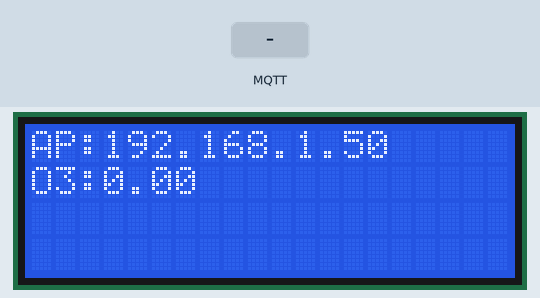
Simulated run of this sketch. Board: ESP32. On the bench: 20×4 character LCD. The inputs (shaded band) are chosen by the test bench. WiFi joins after 1.5 s; servers stay silent unless stated; no MQTT or app messages arrive unless stated; what the sketch prints to the serial monitor is not drawn.

Above: at 6.6 s.
6.7 s: MQTT message "on" arrives on the first subscribed topic
8.2 s: MQTT message "off" arrives on the first subscribed topic
At 10.7 s:
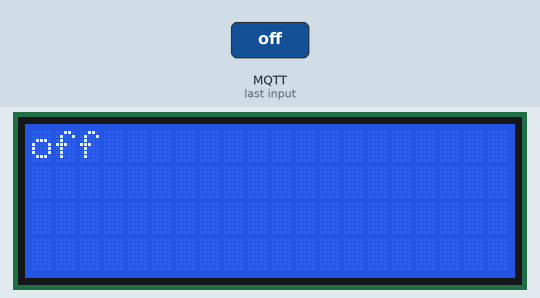
11.2 s: MQTT message "1" arrives on the first subscribed topic
Timing chart, 0 to 14.2 s (numbered marks = the images above; inputs shaded):
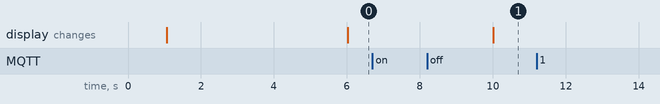

The sketch:

esp32_MQTT.ino
```cpp
#include <WiFi.h>//Wifi
#include <PubSubClient.h>//Arduino Client for MQTT
#include <LiquidCrystal_I2C.h>//LCD
LiquidCrystal_I2C lcd(0x27, 20, 4);//address, 20columns, 4rows

const char* ssid = "labin2.4";//Wi-Fi to access ID
const char* password = "12341234aa";//Wi-Fi to access PW
const char* mqtt_server = "192.168.0.23";//MQTT server address
const char* board_num = "esp32_002";//board number, If use multiple board, set the name differently ex)"esp32_002"
const char* board_num_topic = "esp32_002/output";//Node-RED -> esp32 board Topic
const char* board_num_O3 = "esp32_002/O3";//esp32 -> Node-RED Topic
byte command[] = {0xFF, 0x01, 0x78, 0x04, 0x00, 0x00, 0x00, 0x00, 0x83};//Q&A mode command
byte QnA[] = {0xFF, 0x01, 0x86, 0x00, 0x00, 0x00, 0x00, 0x00, 0x79};//Q&A send command
byte readBuffer[9] = {};//Array of received data
float O3;//O3 Value
String messageO3 = "on";//char "message" -> string "messageO3" variable
long lastMsg = 0;//시간저장용
IPAddress IP;//IP Address

unsigned char FucCheckSum(unsigned char *i, unsigned char ln)//O3 sensor checksum function
{
  unsigned char j, tempq = 0;
  i += 1;
  for (j = 0; j < (ln - 2); j++) {
    tempq += *i;
    i++;
  }
  tempq = (~tempq) + 1;
  return (tempq);
}

WiFiClient espClient;//client library
PubSubClient client(espClient);//Create initialized client instance
void setup() {
  Serial.begin(115200);//Serial speed 115200
  Serial2.begin(9600, SERIAL_8N1, 15, 13);//Communication with the ozone sensor, Serial2 speed9600, mode, RX, TX
  Serial2.write(command, sizeof(command));//QnA mode command send
  Serial2.readBytes(readBuffer, sizeof(readBuffer));//Receive QnA set data

  lcd.init();//LCD initialize
  lcd.backlight();//LCD backlight on

  setup_wifi(); //Connect to wifi
  client.setServer(mqtt_server, 1883);//MQTT server address, port num
  client.setCallback(callback);//message callback function called when a message arrives for a subscription created by this client
}

void setup_wifi() {//Wifi connection function
  WiFi.begin(ssid, password);//ID, PW
  while (WiFi.status() != WL_CONNECTED) {//Repeat until Wi-Fi is connected
    delay(500); Serial.println("Not connected");
  }
  Serial.print("WiFi connected IP : "); Serial.println(WiFi.localIP());//Wifi address print
  IP = WiFi.localIP();//Get wifi address
}

void callback(char* topic, byte* message, unsigned int length) {//allback function works only once when received
  Serial.print("Message arrived on topic: "); Serial.print(topic); Serial.print(". Message: ");//Received topic print
  messageO3 = ""; //Should be initialized every time a message is received

  for (int i = 0; i < length; i++) {//Convert byte unit message to string
    Serial.print((char)message[i]);
    messageO3 += (char)message[i];
  }
  Serial.println();

  if (String(topic) == board_num_topic) {//If Node-RED -> esp32 board Topic matches
    Serial.print("Changing output to ");
    if (messageO3 == "on") {//Action when received "on"
      Serial.println("on");
    }
    else if (messageO3 == "off") {//Action when received "off"
      Serial.println("off");
    }
  }
}

void reconnect() {//Reconnect function
  while (!client.connected()) {//Repeat until connected
    Serial.print("Attempting MQTT connection...");
    if (client.connect(board_num)) {//Connects to a specified IP address and port. The return value indicates success or failure
      Serial.println("connected");
      client.subscribe(board_num_topic);//Subscribes to messages published to the specified topic.
    } else {
      Serial.print("failed, rc=");
      Serial.print(client.state());
      Serial.println(" try again in 5 seconds");
      delay(5000);
    }
  }
}

void loop() {
  if (!client.connected()) {//Call reconnect function until connected
    reconnect();
  }
  client.loop();

  long now = millis();//the number of milliseconds passed since the board began running the current program
  if (now - lastMsg > 5000) {//Time period setting
    lastMsg = now;//save now time
    if (messageO3 == "on") {//if received message "on"
      Serial2.write(QnA, sizeof(QnA));//Q&A send
      Serial2.readBytes(readBuffer, sizeof(readBuffer));//Q&A read and save
      byte Check = FucCheckSum(readBuffer, sizeof(readBuffer));//Call checksum and compare
      if (Check == readBuffer[8]) {//Compare checksum
        O3 = ((readBuffer[2] * 256) + readBuffer[3]) * 0.1; //If checksum matches, save O3 value
      }
      char O3String[8];
      dtostrf(O3, 1, 2, O3String);//float -> char array so that it can be sent
      lcd.setCursor(0, 0); lcd.print("AP:");
      lcd.setCursor(3, 0); lcd.print(IP);
      lcd.setCursor(0, 1); lcd.print("O3:");
      lcd.setCursor(3, 1); lcd.print(O3String);
      client.publish(board_num_O3, O3String);//Topic to send, value
    }
    else if (messageO3 == "off") {
      lcd.clear();
      Serial.println("off");
      lcd.setCursor(0, 0); lcd.print("off");
    }
  }
}
```

Measured:
- after the input at 6.7 s, every drawn part: stays the same
- after the input at 8.2 s, the display: changes after 1.8 s (image 1)
- after the input at 11.2 s, every drawn part: stays the same
